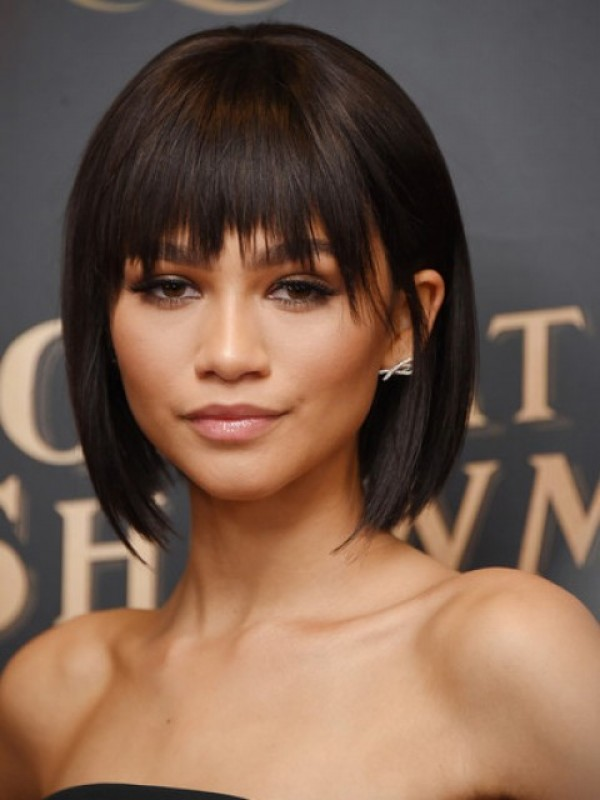
#> input picture img.jpeg, 600 x 800 px
$ python image_recognition.py
#> lines starting #> are read from the running program, lines starting #| are printed output that depends on the picture; after the words box and inside, x2 and y2 are one past the last pixel; in counts of white or black regions, pixels touching at a corner belong together
import cv2

# Load some pre-trained data on face frontals from opencv (using haar cascade algorithm)
trained_face_data = cv2.CascadeClassifier('haarcascade_frontalface_default.xml')

# Choose an image to detect the faces in
img = cv2.imread('img.jpeg')
#> img is the input picture: shape (800, 600, 3); mean B, G, R 77.9, 93.6, 120

# Convert to greyscale
gray_img = cv2.cvtColor(img, cv2.COLOR_BGR2GRAY)
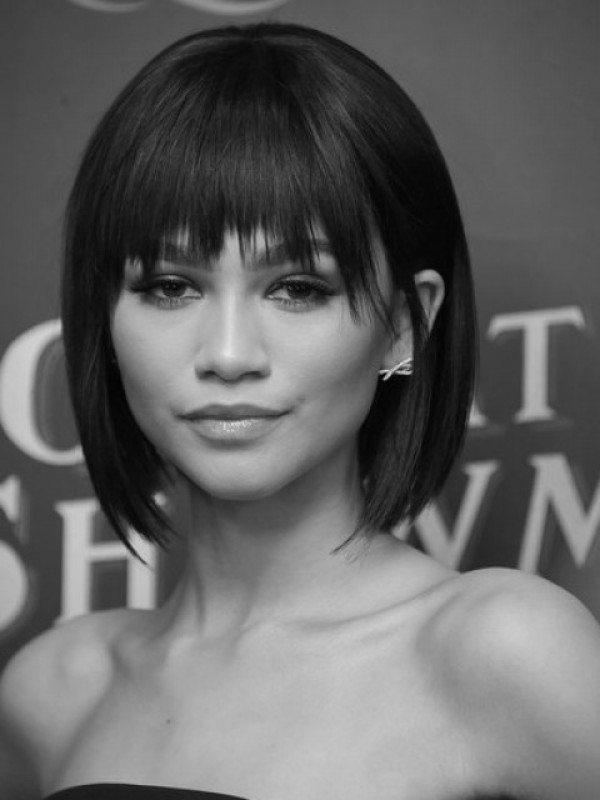
#> gray_img: shape (800, 600); min 1, max 230, mean 99.7

# Detect Faces with trained algorithm
face_coordinates = trained_face_data.detectMultiScale(gray_img)
#> face_coordinates = [[75, 168, 320, 320]]

# Draw rectangles around faces
for (x,y,w,h) in face_coordinates:
    cv2.rectangle(img, (x, y), (x+w, y+h), (0,255,0), 4)
#> this loop made 1 pass
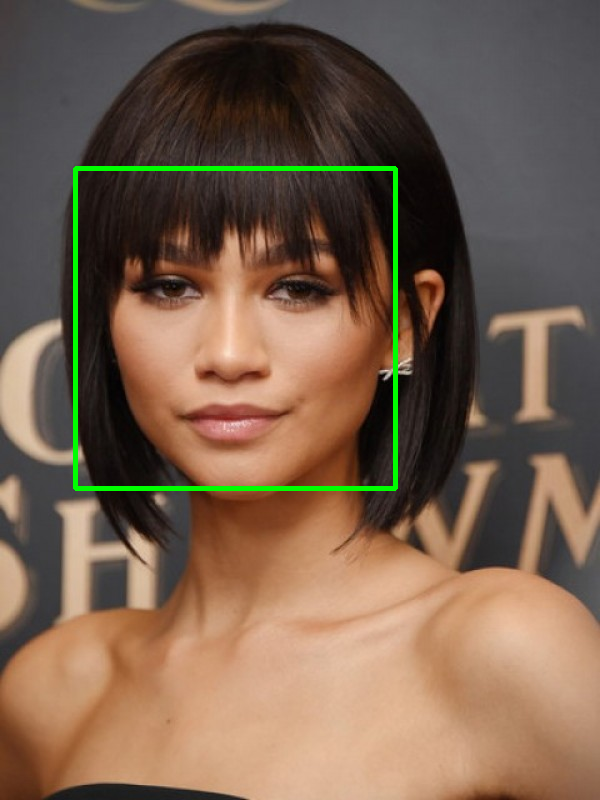
#> img: shape (800, 600, 3); 1.33% of pixels changed, all inside (x1, y1, x2, y2) = (73, 166, 398, 491)

# Display the images with faces & rectangles
cv2.imshow("Face Detection", img)

# Window waits for key to be pressed
cv2.waitKey()


print("Code Completed")
